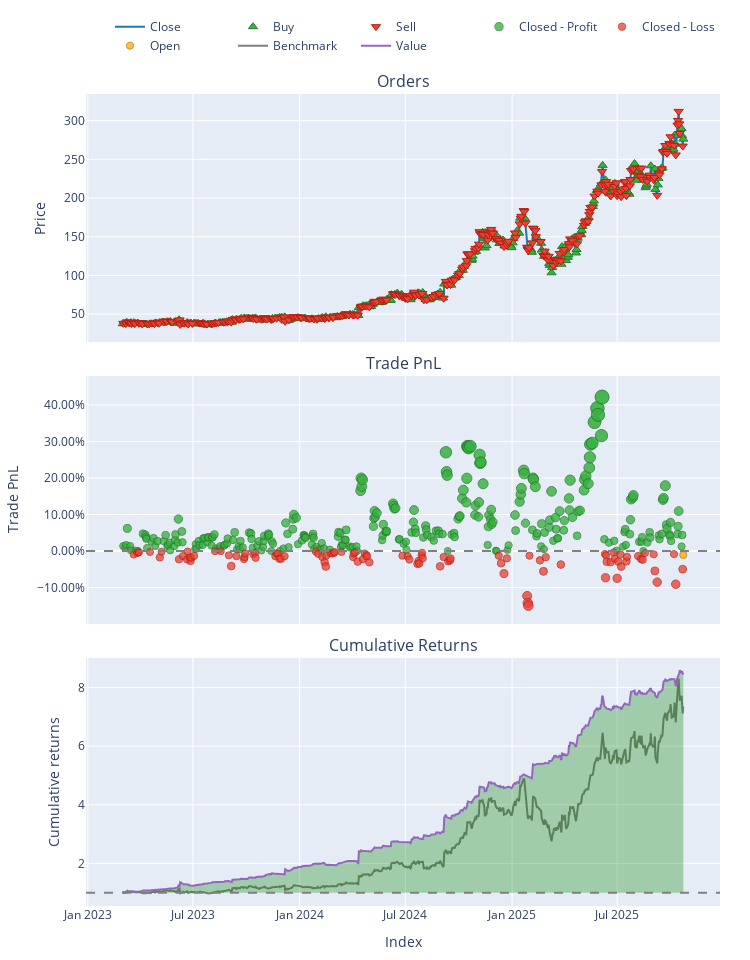

The code cell stored with this chart in its notebook:
### Markdown cell above
#### AGX FULL - YES

### Code cell
# 2. Load Data
try:
    # ensuring your path is correct
    data = pd.read_csv('data/processed/AGX_processed.csv')
    if 'Date' in data.columns:
        data['Date'] = pd.to_datetime(data['Date'])
        data.set_index('Date', inplace=True)
    print("Data loaded successfully.")
except FileNotFoundError:
    print("Error: Data file not found. Check path.")
    sys.exit()

# 3. Split Train/Test
split_idx = int(len(data) * 0.7)
train_df = data.iloc[:split_idx]
test_df = data.iloc[split_idx:]

# --- TRAINING PHASE ---
print("Training PPO Agent...")

# Initialize Trainer (Pass config if needed, or defaults)
trainer = ModelTrainerRL(config['reinforcement_learning'])
env_params = config['reinforcement_learning']['environment']

# Create Training Environment
env_train = TradingEnvRL(
    train_df, 
    initial_balance=env_params.get('initial_balance', 10000),
    commission=env_params.get('commission', 0.001),
    lookback_window=env_params.get('lookback_window', 30),
    reward_func='profit'
)

# Train and Save
# This automatically handles the VecNormalize wrapper creation
result = trainer.train_ppo(env_train) 

# IMPORTANT: Save the model and the normalization stats to disk
# We will reload them for the test phase to ensure consistency
save_path = "models/"
trainer.save_models(save_path)
print("Training Complete. Models saved.")

# --- INFERENCE PHASE (UPDATED) ---
print("Generating Agent Predictions on Test Data...")

# 1. Load the Trained Model
model = PPO.load(os.path.join(save_path, "ppo_model"))

# 2. Create the Test Environment
# Must have the same observation space (columns) as training
env_test = TradingEnvRL(
    test_df, 
    initial_balance=env_params.get('initial_balance', 100000),
    commission=env_params.get('commission', 0.001),
    lookback_window=env_params.get('lookback_window', 30),
    reward_func='profit' 
)

# 3. Wrap it in DummyVecEnv (Required for SB3)
vec_env_test = DummyVecEnv([lambda: env_test])

# 4. Load Normalization Statistics
# This applies the Training Mean/Variance to the Test Data (Crucial!)
norm_path = os.path.join(save_path, "ppo_vecnormalize.pkl")
if os.path.exists(norm_path):
    vec_env_test = VecNormalize.load(norm_path, vec_env_test)
    vec_env_test.training = False     # Do not update stats on test data
    vec_env_test.norm_reward = False  # Do not normalize rewards for testing
else:
    print("WARNING: Normalization stats not found. Model predictions may be garbage.")

# 5. Run Inference Loop
obs = vec_env_test.reset()
done = [False]  # VecEnv returns done as a list/array
actions = []

while not done[0]:
    # Predict action (obs is now correctly scaled)
    action, _ = model.predict(obs, deterministic=True)
    actions.append(action[0]) # Extract single action
    
    # Step the environment
    obs, _, done, _ = vec_env_test.step(action)

print(f"Generated {len(actions)} actions.")


# --- BACKTESTING PHASE ---
print("Running Backtest...")

backtester = PortfolioBacktesterRL(env_params) 

# Note: 'actions' corresponds to the period [lookback_window : end]
# Ensure your backtester handles this alignment. 
# Usually, passing the full price_data and the lookback_window allows 
# the backtester to slice the prices correctly to match the actions.
portfolio = backtester.run_backtest(
    price_data=test_df['close'], 
    predicted_weights=np.array(actions).flatten(),
    lookback_window=env_params.get('lookback_window', 30)
)

comparison = backtester.compare_with_buy_and_hold_rl()

# Show Metrics
metrics = backtester.get_performance_metrics()
print("\n--- Strategy Performance ---")
for k, v in metrics.items():
    print(f"{k}: {v:.4f}")
    
# Plot
portfolio.plot().show()

### Figure 1 — Plotly figure (JSON) as saved in the notebook; plotly's stock layout.template omitted (floating-point values rounded to 4 significant figures; data arrays with more than 128 entries replaced by an {"elided": "..."} marker saying what was removed)
{"data": [{"legendgroup": "0", "line": {"color": "#1f77b4"}, "name": "Close", "showlegend": true, "type": "scatter", "uid": "8de21e5a-8cee-40b1-9a70-10afd0cde73d", "x": {"elided": "665 str values"}, "xaxis": "x", "y": {"elided": "665 float values"}, "yaxis": "y"}, {"customdata": {"elided": "331x3 float values"}, "hovertemplate": "Order Id: %{customdata[0]}<br>Timestamp: %{x}<br>Price: %{y}<br>Size: %{customdata[1]:.6f}<br>Fees: %{customdata[2]:.6f}", "legendgroup": "1", "marker": {"color": "#37B13F", "line": {"color": "rgb(38,123,44)", "width": 1}, "size": 8, "symbol": "triangle-up"}, "mode": "markers", "name": "Buy", "type": "scatter", "uid": "1864849e-c01c-4a0e-99f1-c5f44508f5d7", "x": {"elided": "331 str values"}, "xaxis": "x", "y": {"elided": "331 float values"}, "yaxis": "y"}, {"customdata": {"elided": "334x3 float values"}, "hovertemplate": "Order Id: %{customdata[0]}<br>Timestamp: %{x}<br>Price: %{y}<br>Size: %{customdata[1]:.6f}<br>Fees: %{customdata[2]:.6f}", "legendgroup": "2", "marker": {"color": "#EA4335", "line": {"color": "rgb(181,31,18)", "width": 1}, "size": 8, "symbol": "triangle-down"}, "mode": "markers", "name": "Sell", "type": "scatter", "uid": "c0ba41a5-127b-48c1-9d02-da2e379a51a7", "x": {"elided": "334 str values"}, "xaxis": "x", "y": {"elided": "334 float values"}, "yaxis": "y"}, {"customdata": {"elided": "278x4 float values"}, "hovertemplate": "Exit Trade Id: %{customdata[0]}<br>Position Id: %{customdata[1]}<br>Exit Timestamp: %{x}<br>PnL: %{customdata[2]:.6f}<br>Return: %{customdata[3]:.2%}", "legendgroup": "3", "marker": {"color": "#37B13F", "line": {"color": "rgb(38,123,44)", "width": 1}, "opacity": {"elided": "278 float values"}, "size": {"elided": "278 float values"}, "symbol": "circle"}, "mode": "markers", "name": "Closed - Profit", "type": "scatter", "uid": "dddfe9df-6902-4e76-8318-6e64bef9d303", "x": {"elided": "278 str values"}, "xaxis": "x2", "y": {"elided": "278 float values"}, "yaxis": "y2"}, {"customdata": {"elided": "101x4 float values"}, "hovertemplate": "Exit Trade Id: %{customdata[0]}<br>Position Id: %{customdata[1]}<br>Exit Timestamp: %{x}<br>PnL: %{customdata[2]:.6f}<br>Return: %{customdata[3]:.2%}", "legendgroup": "4", "marker": {"color": "#EA4335", "line": {"color": "rgb(181,31,18)", "width": 1}, "opacity": [0.7534, 0.7518, 0.7514, 0.7511, 0.7509, 0.7562, 0.7506, 0.758, 0.7549, 0.7581, 0.7504, 0.7564, 0.7595, 0.7564, 0.7547, 0.7502, 0.7501, 0.7541, 0.7646, 0.7549, 0.7577, 0.7557, 0.7522, 0.753, 0.7517, 0.7565, 0.755, 0.7523, 0.7526, 0.7574, 0.7574, 0.755, 0.7506, 0.7527, 0.7558, 0.7609, 0.765, 0.7544, 0.7519, 0.7525, 0.7518, 0.7509, 0.7509, 0.7558, 0.7525, 0.7513, 0.7603, 0.7579, 0.7523, 0.7539, 0.7552, 0.7609, 0.7544, 0.755, 0.7581, 0.7624, 0.7596, 0.762, 0.7539, 0.7517, 0.757, 0.7648, 0.7558, 0.76, 0.7589, 0.7572, 0.7545, 0.7618, 0.7719, 0.7571, 0.7937, 0.8006, 0.8032, 0.7544, 0.759, 0.7697, 0.756, 0.7631, 0.7528, 0.776, 0.7542, 0.7604, 0.7607, 0.7513, 0.7574, 0.7765, 0.7603, 0.7534, 0.7651, 0.76, 0.7556, 0.7548, 0.7576, 0.7584, 0.7519, 0.7532, 0.7693, 0.7803, 0.7529, 0.7823, 0.7676], "size": [7.157, 7.085, 7.065, 7.053, 7.041, 7.289, 7.028, 7.372, 7.228, 7.379, 7.018, 7.301, 7.445, 7.301, 7.218, 7.007, 7.003, 7.191, 7.682, 7.229, 7.358, 7.266, 7.105, 7.14, 7.08, 7.304, 7.232, 7.109, 7.119, 7.347, 7.347, 7.234, 7.029, 7.128, 7.272, 7.511, 7.701, 7.204, 7.09, 7.115, 7.085, 7.042, 7.043, 7.269, 7.116, 7.063, 7.479, 7.369, 7.108, 7.181, 7.242, 7.508, 7.208, 7.234, 7.38, 7.581, 7.448, 7.559, 7.184, 7.078, 7.328, 7.692, 7.27, 7.465, 7.416, 7.334, 7.211, 7.553, 8.023, 7.33, 9.04, 9.361, 9.484, 7.207, 7.42, 7.92, 7.28, 7.613, 7.133, 8.212, 7.194, 7.487, 7.498, 7.059, 7.345, 8.238, 7.481, 7.157, 7.705, 7.467, 7.26, 7.226, 7.357, 7.393, 7.09, 7.148, 7.901, 8.412, 7.136, 8.506, 7.823], "symbol": "circle"}, "mode": "markers", "name": "Closed - Loss", "type": "scatter", "uid": "7df2e47d-acc3-4ef2-b486-8814eb8154e1", "x": ["2023-03-21T00:00:00-04:00", "2023-03-27T00:00:00-04:00", "2023-03-29T00:00:00-04:00", "2023-03-30T00:00:00-04:00", "2023-04-18T00:00:00-04:00", "2023-05-05T00:00:00-04:00", "2023-05-08T00:00:00-04:00", "2023-06-07T00:00:00-04:00", "2023-06-14T00:00:00-04:00", "2023-06-21T00:00:00-04:00", "2023-06-22T00:00:00-04:00", "2023-06-26T00:00:00-04:00", "2023-06-27T00:00:00-04:00", "2023-06-28T00:00:00-04:00", "2023-07-03T00:00:00-04:00", "2023-08-08T00:00:00-04:00", "2023-08-18T00:00:00-04:00", "2023-09-01T00:00:00-04:00", "2023-09-05T00:00:00-04:00", "2023-09-14T00:00:00-04:00", "2023-09-27T00:00:00-04:00", "2023-09-28T00:00:00-04:00", "2023-09-29T00:00:00-04:00", "2023-10-13T00:00:00-04:00", "2023-10-16T00:00:00-04:00", "2023-10-17T00:00:00-04:00", "2023-11-20T00:00:00-05:00", "2023-11-22T00:00:00-05:00", "2023-11-24T00:00:00-05:00", "2023-11-27T00:00:00-05:00", "2023-11-30T00:00:00-05:00", "2023-12-06T00:00:00-05:00", "2024-01-29T00:00:00-05:00", "2024-02-02T00:00:00-05:00", "2024-02-09T00:00:00-05:00", "2024-02-13T00:00:00-05:00", "2024-02-15T00:00:00-05:00", "2024-02-16T00:00:00-05:00", "2024-02-23T00:00:00-05:00", "2024-02-26T00:00:00-05:00", "2024-02-29T00:00:00-05:00", "2024-03-01T00:00:00-05:00", "2024-03-13T00:00:00-04:00", "2024-04-02T00:00:00-04:00", "2024-04-03T00:00:00-04:00", "2024-04-05T00:00:00-04:00", "2024-04-10T00:00:00-04:00", "2024-04-19T00:00:00-04:00", "2024-04-22T00:00:00-04:00", "2024-04-25T00:00:00-04:00", "2024-04-26T00:00:00-04:00", "2024-04-30T00:00:00-04:00", "2024-06-26T00:00:00-04:00", "2024-07-05T00:00:00-04:00", "2024-07-08T00:00:00-04:00", "2024-07-22T00:00:00-04:00", "2024-07-24T00:00:00-04:00", "2024-07-25T00:00:00-04:00", "2024-07-29T00:00:00-04:00", "2024-07-30T00:00:00-04:00", "2024-07-31T00:00:00-04:00", "2024-08-30T00:00:00-04:00", "2024-09-05T00:00:00-04:00", "2024-09-13T00:00:00-04:00", "2024-09-16T00:00:00-04:00", "2024-09-17T00:00:00-04:00", "2024-12-09T00:00:00-05:00", "2024-12-13T00:00:00-05:00", "2024-12-18T00:00:00-05:00", "2024-12-23T00:00:00-05:00", "2025-01-27T00:00:00-05:00", "2025-01-28T00:00:00-05:00", "2025-01-29T00:00:00-05:00", "2025-01-31T00:00:00-05:00", "2025-02-18T00:00:00-05:00", "2025-02-24T00:00:00-05:00", "2025-02-28T00:00:00-05:00", "2025-03-26T00:00:00-04:00", "2025-06-10T00:00:00-04:00", "2025-06-11T00:00:00-04:00", "2025-06-12T00:00:00-04:00", "2025-06-13T00:00:00-04:00", "2025-06-20T00:00:00-04:00", "2025-06-25T00:00:00-04:00", "2025-06-27T00:00:00-04:00", "2025-07-01T00:00:00-04:00", "2025-07-03T00:00:00-04:00", "2025-07-07T00:00:00-04:00", "2025-07-08T00:00:00-04:00", "2025-07-17T00:00:00-04:00", "2025-07-18T00:00:00-04:00", "2025-08-06T00:00:00-04:00", "2025-08-11T00:00:00-04:00", "2025-08-14T00:00:00-04:00", "2025-08-18T00:00:00-04:00", "2025-09-02T00:00:00-04:00", "2025-09-04T00:00:00-04:00", "2025-09-08T00:00:00-04:00", "2025-10-07T00:00:00-04:00", "2025-10-10T00:00:00-04:00", "2025-10-22T00:00:00-04:00"], "xaxis": "x2", "y": [-0.009491, -0.005189, -0.003933, -0.00325, -0.002506, -0.01742, -0.00173, -0.02245, -0.01379, -0.02288, -0.001118, -0.01814, -0.02686, -0.01814, -0.01319, -0.0004898, -0.0002417, -0.01156, -0.04112, -0.01385, -0.0216, -0.01608, -0.006365, -0.008487, -0.004835, -0.01836, -0.01402, -0.006608, -0.007229, -0.02096, -0.02091, -0.01415, -0.001775, -0.007726, -0.01641, -0.03079, -0.04225, -0.01231, -0.005449, -0.006952, -0.005137, -0.002566, -0.002611, -0.01626, -0.007034, -0.003817, -0.02889, -0.02229, -0.006518, -0.01094, -0.01459, -0.03064, -0.01254, -0.01414, -0.02294, -0.035, -0.02704, -0.03369, -0.01113, -0.00471, -0.01981, -0.04171, -0.01628, -0.02804, -0.02511, -0.02015, -0.01275, -0.03331, -0.06166, -0.01988, -0.1229, -0.1422, -0.1496, -0.01252, -0.02533, -0.05545, -0.01688, -0.03697, -0.008042, -0.07302, -0.01175, -0.02935, -0.03, -0.003613, -0.02084, -0.07456, -0.02898, -0.009525, -0.04251, -0.02818, -0.0157, -0.01364, -0.02151, -0.02368, -0.005477, -0.008973, -0.05427, -0.08505, -0.008249, -0.09072, -0.04957], "yaxis": "y2"}, {"customdata": [[379.0, 106.0, -2557.0, -0.01063]], "hovertemplate": "Exit Trade Id: %{customdata[0]}<br>Position Id: %{customdata[1]}<br>Exit Timestamp: %{x}<br>PnL: %{customdata[2]:.6f}<br>Return: %{customdata[3]:.2%}", "legendgroup": "5", "marker": {"color": "#FFAA00", "line": {"color": "rgb(178,118,0)", "width": 1}, "opacity": [0.7538], "size": [7.176], "symbol": "circle"}, "mode": "markers", "name": "Open", "type": "scatter", "uid": "fda950f7-edb3-4032-bbd6-95f0c33ec6c6", "x": ["2025-10-23T00:00:00-04:00"], "xaxis": "x2", "y": [-0.01063], "yaxis": "y2"}, {"legendgroup": "6", "line": {"color": "#7f7f7f"}, "name": "Benchmark", "showlegend": true, "type": "scatter", "uid": "3c71a3fe-2093-4523-9170-a502edcc5f7d", "x": {"elided": "665 str values"}, "xaxis": "x3", "y": {"elided": "665 float values"}, "yaxis": "y3"}, {"hoverinfo": "skip", "legendgroup": "7", "line": {"color": "rgba(0, 0, 0, 0)", "width": 0}, "opacity": 0, "showlegend": false, "type": "scatter", "uid": "9cdb6ca2-acff-45b0-90d1-53c637270a3e", "x": {"elided": "665 str values"}, "xaxis": "x3", "y": {"elided": "665 int values"}, "yaxis": "y3"}, {"connectgaps": false, "fill": "tonexty", "fillcolor": "rgba(0, 128, 0, 0.3)", "hoverinfo": "skip", "legendgroup": "7", "line": {"color": "rgba(0, 0, 0, 0)", "width": 0}, "opacity": 0, "showlegend": false, "type": "scatter", "uid": "008f915f-6373-4455-92b8-013e5cc51b89", "x": {"elided": "665 str values"}, "xaxis": "x3", "y": {"elided": "665 float values"}, "yaxis": "y3"}, {"hoverinfo": "skip", "legendgroup": "7", "line": {"color": "rgba(0, 0, 0, 0)", "width": 0}, "opacity": 0, "showlegend": false, "type": "scatter", "uid": "738127cb-448f-4daa-8bf0-7cc41d03c5ef", "x": {"elided": "665 str values"}, "xaxis": "x3", "y": {"elided": "665 int values"}, "yaxis": "y3"}, {"connectgaps": false, "fill": "tonexty", "fillcolor": "rgba(255, 0, 0, 0.3)", "hoverinfo": "skip", "legendgroup": "7", "line": {"color": "rgba(0, 0, 0, 0)", "width": 0}, "opacity": 0, "showlegend": false, "type": "scatter", "uid": "a2baeb86-9d48-4e49-ac58-fb991564f441", "x": {"elided": "665 str values"}, "xaxis": "x3", "y": {"elided": "665 float values"}, "yaxis": "y3"}, {"legendgroup": "8", "line": {"color": "#9467bd"}, "name": "Value", "showlegend": true, "type": "scatter", "uid": "c7ad3ffd-264a-4d5d-9edf-b317c1aa06c7", "x": {"elided": "665 str values"}, "xaxis": "x3", "y": {"elided": "665 float values"}, "yaxis": "y3"}, {"hoverinfo": "skip", "legendgroup": "7", "line": {"color": "rgba(0, 0, 0, 0)", "width": 0}, "opacity": 0, "showlegend": false, "type": "scatter", "uid": "06f9b990-b391-4ec2-8ef4-8242823263b1", "x": {"elided": "665 str values"}, "xaxis": "x3", "y": {"elided": "665 int values"}, "yaxis": "y3"}], "layout": {"annotations": [{"font": {"size": 16}, "showarrow": false, "text": "Orders", "x": 0.5, "xanchor": "center", "xref": "paper", "y": 1, "yanchor": "bottom", "yref": "paper"}, {"font": {"size": 16}, "showarrow": false, "text": "Trade PnL", "x": 0.5, "xanchor": "center", "xref": "paper", "y": 0.6528, "yanchor": "bottom", "yref": "paper"}, {"font": {"size": 16}, "showarrow": false, "text": "Cumulative Returns", "x": 0.5, "xanchor": "center", "xref": "paper", "y": 0.3056, "yanchor": "bottom", "yref": "paper"}], "height": 960, "legend": {"orientation": "h", "traceorder": "normal", "x": 1, "xanchor": "right", "y": 1.042, "yanchor": "bottom"}, "margin": {"b": 30, "l": 30, "r": 30, "t": 30}, "shapes": [{"line": {"color": "gray", "dash": "dash"}, "type": "line", "x0": 0, "x1": 1, "xref": "paper", "y0": 0, "y1": 0, "yref": "y2"}, {"line": {"color": "gray", "dash": "dash"}, "type": "line", "x0": 0, "x1": 1, "xref": "paper", "y0": 1, "y1": 1, "yref": "y3"}], "showlegend": true, "width": 750, "xaxis": {"anchor": "y", "domain": [0, 1], "matches": "x3", "showticklabels": false}, "xaxis2": {"anchor": "y2", "domain": [0, 1], "matches": "x3", "showticklabels": false}, "xaxis3": {"anchor": "y3", "domain": [0, 1], "title": {"text": "Index"}}, "yaxis": {"anchor": "x", "domain": [0.6944, 1], "title": {"text": "Price"}}, "yaxis2": {"anchor": "x2", "domain": [0.3472, 0.6528], "tickformat": ".2%", "title": {"text": "Trade PnL"}}, "yaxis3": {"anchor": "x3", "domain": [0, 0.3056], "title": {"text": "Cumulative returns"}}}}
